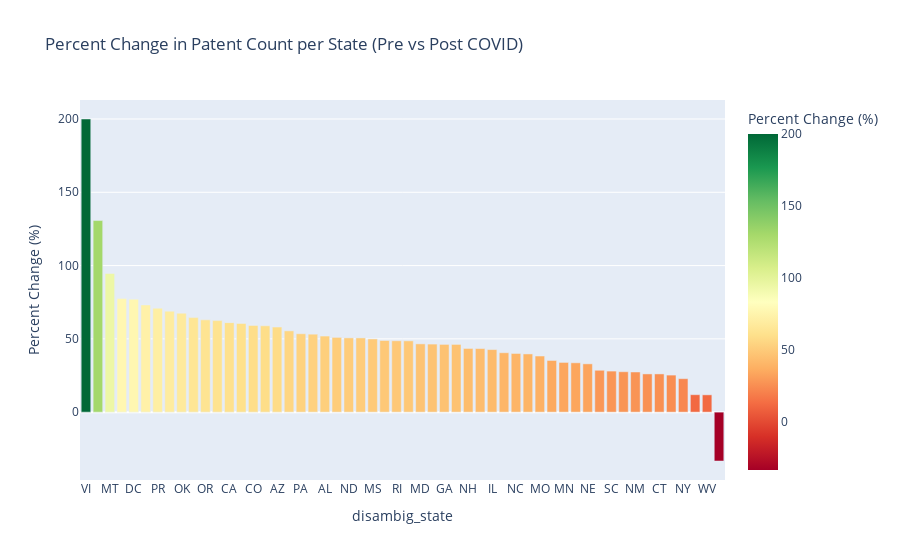

This figure's notebook cell:
### Code cell
fig = px.bar(percent_change_df.sort_values('percent_change', ascending=False),
             x='disambig_state', y='percent_change',
             title='Percent Change in Patent Count per State (Pre vs Post COVID)',
             labels={'percent_change': 'Percent Change (%)'},
             color='percent_change',
             color_continuous_scale='RdYlGn')

fig.update_layout(xaxis={'categoryorder':'total descending'})
fig.show()

### Figure 1 — Plotly figure (JSON) as saved in the notebook; plotly's stock layout.template omitted (floating-point values rounded to 4 significant figures)
{"data": [{"hovertemplate": "disambig_state=%{x}<br>Percent Change (%)=%{marker.color}<extra></extra>", "legendgroup": "", "marker": {"color": [200.0, 130.7, 94.62, 77.48, 77.06, 73.14, 70.92, 68.91, 67.53, 64.49, 62.96, 62.45, 61.06, 60.52, 59.16, 58.89, 58.05, 55.44, 53.49, 53.19, 51.92, 51.01, 50.67, 50.64, 49.94, 48.88, 48.69, 48.64, 46.58, 46.43, 46.22, 46.2, 43.46, 43.39, 42.69, 40.54, 40.03, 39.72, 38.29, 35.25, 33.92, 33.66, 32.96, 28.57, 28.01, 27.58, 27.39, 26.08, 26.08, 25.28, 22.82, 11.9, 11.8, -33.33], "coloraxis": "coloraxis", "pattern": {"shape": ""}}, "name": "", "orientation": "v", "showlegend": false, "textposition": "auto", "type": "bar", "x": ["VI", "ID", "MT", "VA", "DC", "NV", "PR", "TN", "OK", "SD", "OR", "WI", "CA", "HI", "CO", "FL", "AZ", "TX", "PA", "IA", "AL", "MA", "ND", "DE", "MS", "OH", "RI", "KS", "MD", "KY", "GA", "NJ", "NH", "WY", "IL", "LA", "NC", "WA", "MO", "UT", "MN", "IN", "NE", "AK", "SC", "ME", "NM", "VT", "CT", "MI", "NY", "AR", "WV", "GU"], "xaxis": "x", "y": [200.0, 130.7, 94.62, 77.48, 77.06, 73.14, 70.92, 68.91, 67.53, 64.49, 62.96, 62.45, 61.06, 60.52, 59.16, 58.89, 58.05, 55.44, 53.49, 53.19, 51.92, 51.01, 50.67, 50.64, 49.94, 48.88, 48.69, 48.64, 46.58, 46.43, 46.22, 46.2, 43.46, 43.39, 42.69, 40.54, 40.03, 39.72, 38.29, 35.25, 33.92, 33.66, 32.96, 28.57, 28.01, 27.58, 27.39, 26.08, 26.08, 25.28, 22.82, 11.9, 11.8, -33.33], "yaxis": "y"}], "layout": {"barmode": "relative", "coloraxis": {"colorbar": {"title": {"text": "Percent Change (%)"}}, "colorscale": [[0, "rgb(165,0,38)"], [0.1, "rgb(215,48,39)"], [0.2, "rgb(244,109,67)"], [0.3, "rgb(253,174,97)"], [0.4, "rgb(254,224,139)"], [0.5, "rgb(255,255,191)"], [0.6, "rgb(217,239,139)"], [0.7, "rgb(166,217,106)"], [0.8, "rgb(102,189,99)"], [0.9, "rgb(26,152,80)"], [1, "rgb(0,104,55)"]]}, "legend": {"tracegroupgap": 0}, "title": {"text": "Percent Change in Patent Count per State (Pre vs Post COVID)"}, "xaxis": {"anchor": "y", "categoryorder": "total descending", "domain": [0, 1], "title": {"text": "disambig_state"}}, "yaxis": {"anchor": "x", "domain": [0, 1], "title": {"text": "Percent Change (%)"}}}}
